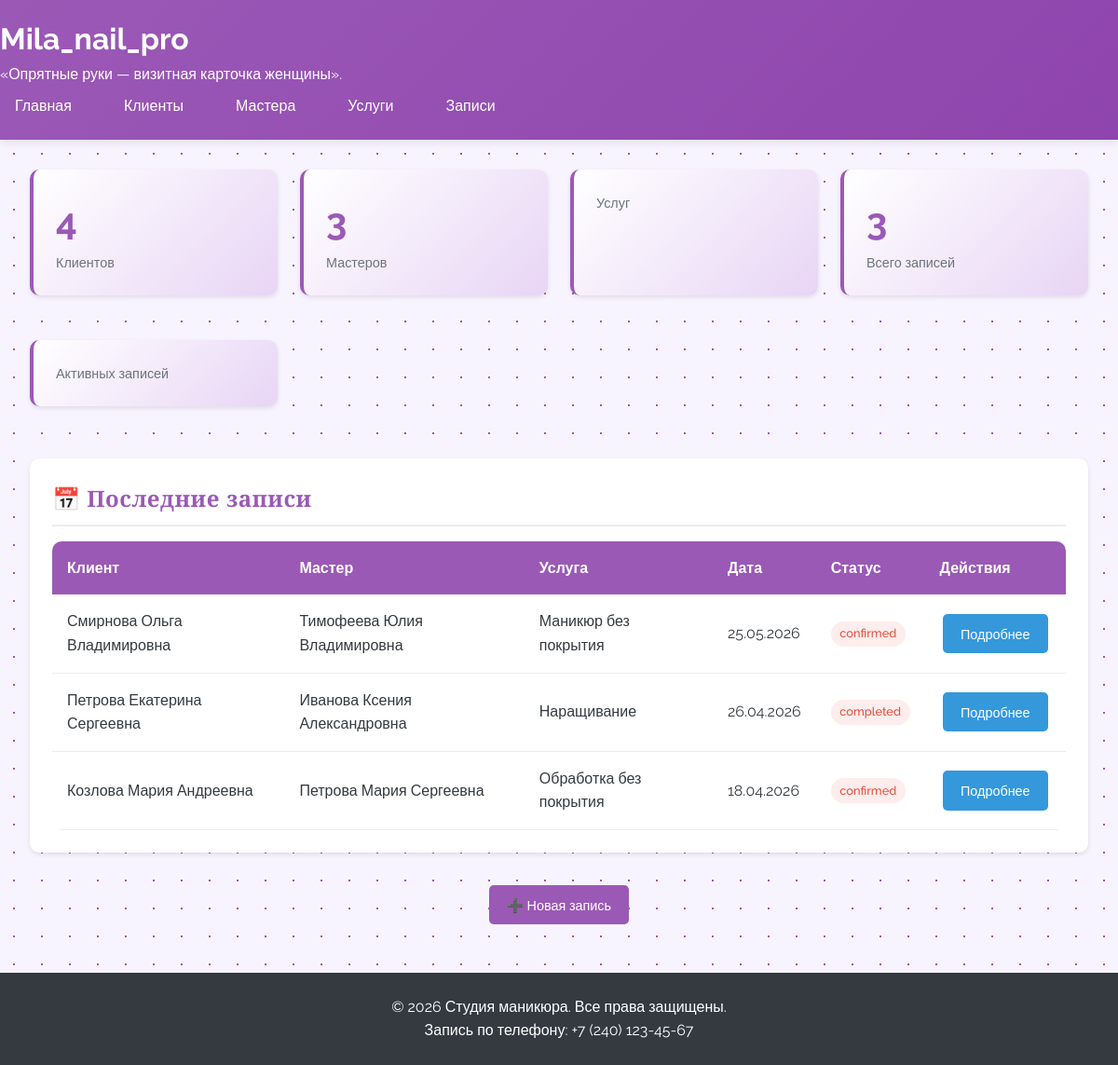
The page / on the database its author committed.
### salon/models.py (models this page shows, shortened)
class Appointment(models.Model):
    STATUS_CHOICES = [
        ('pending', 'Ожидает подтверждения'),
        ('confirmed', 'Подтверждена'),
        ('completed', 'Выполнена'),
        ('cancelled', 'Отменена'),
    ]
    client = models.ForeignKey(Client, on_delete=models.PROTECT, related_name='appointments', verbose_name='Клиент')
    master = models.ForeignKey(Master, on_delete=models.PROTECT, related_name='appointments', verbose_name='Мастер')
    service = models.ForeignKey(Price, on_delete=models.PROTECT, related_name='appointments', verbose_name='Услуга')
    appointment_date = models.DateTimeField(verbose_name='Дата записи')
    status = models.CharField(max_length=20, choices=STATUS_CHOICES, default='pending', verbose_name='Статус')
    created_at = models.DateTimeField(auto_now_add=True, verbose_name='Дата создания записи')
    updated_at = models.DateTimeField(auto_now=True, verbose_name='Дата обновления')
    class Meta:
        verbose_name = 'Запись'
        verbose_name_plural = 'Записи'
        ordering = ['-appointment_date']

class Client(models.Model):
    full_name = models.CharField(max_length=200, verbose_name='ФИО')
    phone_number = models.CharField(max_length=20, verbose_name='Номер телефона')
    birth_date = models.DateField(verbose_name='Дата рождения')
    class Meta:
        verbose_name = 'Клиент'
        verbose_name_plural = 'Клиенты'

class Master(models.Model):
    SPECIALIZATION_CHOICES = [
        ('manicure', 'Маникюр'),
        ('pedicure', 'Педикюр'),
        ('both', 'Маникюр и педикюр'),
    ]
    full_name = models.CharField(max_length=200, verbose_name='ФИО')
    phone_number = models.CharField(max_length=20, verbose_name='Номер телефона')
    specialization = models.CharField(max_length=20, choices=SPECIALIZATION_CHOICES, verbose_name='Специализация')
    class Meta:
        verbose_name = 'Мастер'
        verbose_name_plural = 'Мастера'

class Price(models.Model):
    procedure_name = models.CharField(max_length=100, verbose_name='Название процедуры')
    price = models.DecimalField(max_digits=10, decimal_places=2, verbose_name='Цена')
    class Meta:
        verbose_name = 'Прайс'
        verbose_name_plural = 'Прайс'

### salon/views.py (the view)
# urls.py: path('', views.index, name='index'),
def index(request):
    total_appointments = Appointment.objects.count()
    pending_appointments = Appointment.objects.filter(status='pending').count()
    completed_appointments = Appointment.objects.filter(status='completed').count()
    total_clients = Client.objects.count()
    total_masters = Master.objects.count()
    recent_appointments = Appointment.objects.select_related('client', 'master', 'service').order_by('-appointment_date')[:5]
    popular_services = Price.objects.annotate(
        appointments_count=Count('appointments')
    ).order_by('-appointments_count')[:3]
    context = {
        'total_appointments': total_appointments,
        'pending_appointments': pending_appointments,
        'completed_appointments': completed_appointments,
        'total_clients': total_clients,
        'total_masters': total_masters,
        'recent_appointments': recent_appointments,
        'popular_services': popular_services,
    }
    return render(request, 'salon/index.html', context)

### salon/templates/salon/index.html (shortened to what this page needs)
{% extends 'salon/base.html' %}
{% block content %}
<div class="stats-grid">
    <div class="card stat-card">
        <div class="stat-number">{{ total_clients }}</div>
        <div class="stat-label">Клиентов</div>
    </div>
    <div class="card stat-card">
        <div class="stat-number">{{ total_masters }}</div>
        <div class="stat-label">Мастеров</div>
    </div>
    <div class="card stat-card">
        <div class="stat-label">Услуг</div>
    </div>
    <div class="card stat-card">
        <div class="stat-number">{{ total_appointments }}</div>
        <div class="stat-label">Всего записей</div>
    </div>
    <div class="card stat-card">
        <div class="stat-label">Активных записей</div>
    </div>
</div>
<div class="card">
    <h2 class="card-title">📅 Последние записи</h2>
    {% if recent_appointments %}
    <div class="table-container">
        <table>
            <thead>
                <tr>
                    <th>Клиент</th>
                    <th>Мастер</th>
                    <th>Услуга</th>
                    <th>Дата</th>
                    <th>Статус</th>
                    <th>Действия</th>
                </tr>
            </thead>
            <tbody>
                {% for appointment in recent_appointments %}
                <tr>
                    <td data-label="Клиент">{{ appointment.client.full_name }}</td>
                    <td data-label="Мастер">{{ appointment.master.full_name }}</td>
                    <td data-label="Услуга">{{ appointment.service.procedure_name }}</td>
                    <td data-label="Дата">{{ appointment.appointment_date|date:"d.m.Y" }}</td>
                    <td data-label="Статус">
                        <span class="status
                            {% if appointment.status == 'запланировано' %}status-scheduled
                            {% elif appointment.status == 'выполнено' %}status-completed
                            {% else %}status-cancelled{% endif %}">
                            {{ appointment.status }}
                        </span>
                    </td>
                    <td data-label="Действия">
                        <a href="{% url 'appointment_detail' appointment.pk %}" class="btn btn-info btn-sm">Подробнее</a>
                    </td>
                </tr>
                {% endfor %}
            </tbody>
        </table>
    </div>
    {% else %}
    <p>Нет записей</p>
    {% endif %}
</div>
<div style="text-align: center; margin-top: 2rem;">
    <a href="{% url 'appointment_create' %}" class="btn btn-primary">➕ Новая запись</a>
</div>
{% endblock %}

### salon/templates/salon/base.html (shortened to what this page needs)
<!DOCTYPE html>
<html lang="ru">
<head>
    {% load static %}
    <link rel="stylesheet" href="{% static 'css/style.css' %}">
</head>
<body>
    <header class="header">
        <div>
            <h1>Mila_nail_pro</h1>
            <p>«Опрятные руки — визитная карточка женщины».</p>
        </div>
            <nav class="nav">
                <a href="{% url 'index' %}">Главная</a>
                <a href="{% url 'client_list' %}">Клиенты</a>
                <a href="{% url 'master_list' %}">Мастера</a>
                <a href="{% url 'price_list' %}">Услуги</a>
                <a href="{% url 'appointment_list' %}">Записи</a>
            </nav>
    </header>
    <main class="container">
        {% block content %}
        {% endblock %}
    </main>
    <footer class="footer">
        <p>&copy; 2026 Студия маникюра. Все права защищены.</p>
        <p>Запись по телефону: +7 (240) 123-45-67</p>
    </footer>
</body>
</html>

### static/css/style.css (style rules this page uses)
:root { --primary-lavender: #9b59b6; --dark-lavender: #8e44ad; --light-lavender: #f3e5f5; --soft-lavender: #e8d5f5; --white: #ffffff; --gray-100: #f8f9fa; --gray-200: #e9ecef; --gray-300: #dee2e6; --gray-600: #6c757d; --gray-800: #343a40; }
* { margin: 0; padding: 0; box-sizing: border-box; }
body { font-family: 'Segoe UI', Tahoma, Geneva, Verdana, sans-serif; background-color: var(--gray-100); color: var(--gray-800); line-height: 1.6; }
.header { background: linear-gradient(135deg, var(--primary-lavender), var(--dark-lavender)); color: var(--white); padding: 1rem 0; box-shadow: 0 2px 10px rgba(0,0,0,0.1); position: sticky; top: 0; z-index: 100; }
.nav { display: flex; gap: 1.5rem; flex-wrap: wrap; }
.nav a { color: var(--white); text-decoration: none; padding: 0.5rem 1rem; border-radius: 5px; transition: background 0.3s; }
.container { max-width: 1200px; margin: 2rem auto; padding: 0 2rem; }
.card { background: var(--white); border-radius: 10px; box-shadow: 0 2px 5px rgba(0,0,0,0.1); padding: 1.5rem; margin-bottom: 1.5rem; transition: transform 0.3s, box-shadow 0.3s; }
.card-title { color: var(--primary-lavender); margin-bottom: 1rem; font-size: 1.5rem; border-bottom: 2px solid var(--gray-200); padding-bottom: 0.5rem; }
.stats-grid { display: grid; grid-template-columns: repeat(auto-fit, minmax(250px, 1fr)); gap: 1.5rem; margin-bottom: 2rem; }
.stat-card { background: linear-gradient(135deg, var(--white), var(--soft-lavender)); border-left: 4px solid var(--primary-lavender); }
.stat-number { font-size: 2.5rem; font-weight: bold; color: var(--primary-lavender); }
.stat-label { color: var(--gray-600); font-size: 0.9rem; }
.table-container { overflow-x: auto; }
table { width: 100%; background: var(--white); border-collapse: collapse; border-radius: 10px; overflow: hidden; }
th { background: var(--primary-lavender); color: var(--white); padding: 1rem; text-align: left; font-weight: 600; }
td { padding: 1rem; border-bottom: 1px solid var(--gray-200); }
.btn { display: inline-block; padding: 0.6rem 1.2rem; border: none; border-radius: 5px; cursor: pointer; text-decoration: none; font-size: 0.9rem; transition: all 0.3s; margin: 0.2rem; }
.btn-primary { background: var(--primary-lavender); color: var(--white); }
.btn-info { background: #3498db; color: var(--white); }
.status { display: inline-block; padding: 0.2rem 0.6rem; border-radius: 20px; font-size: 0.8rem; font-weight: 500; }
.status-cancelled { background: #fdedec; color: #e74c3c; }
.footer { background: var(--gray-800); color: var(--white); text-align: center; padding: 1.5rem; margin-top: 3rem; }
a { color: var(--primary-lavender); text-decoration: none; }
body { background: linear-gradient(135deg, #f5f0ff, #e8d5f5); position: relative; overflow-x: hidden; }
body { background-color: #f8f4ff; background-image: radial-gradient(#9b59b6 1px, transparent 1px); background-size: 30px 30px; }
body { font-family: 'Raleway', sans-serif; }
.logo h1, .card-title, h2, h3 { font-family: 'Cormorant Garamond', serif; font-weight: 600; letter-spacing: 0.5px; }

### rows shown on the page
Appointment: client.full_name "Смирнова Ольга Владимировна", master.full_name "Тимофеева Юлия Владимировна", service.procedure_name "Маникюр без покрытия", appointment_date "25.05.2026", status "confirmed"
Appointment: client.full_name "Петрова Екатерина Сергеевна", master.full_name "Иванова Ксения Александровна", service.procedure_name "Наращивание", appointment_date "26.04.2026", status "completed"
Appointment: client.full_name "Козлова Мария Андреевна", master.full_name "Петрова Мария Сергеевна", service.procedure_name "Обработка без покрытия", appointment_date "18.04.2026", status "confirmed"

### other values the page prints
{{ total_clients }} "4"
{{ total_masters }} "3"
{{ total_appointments }} "3"
